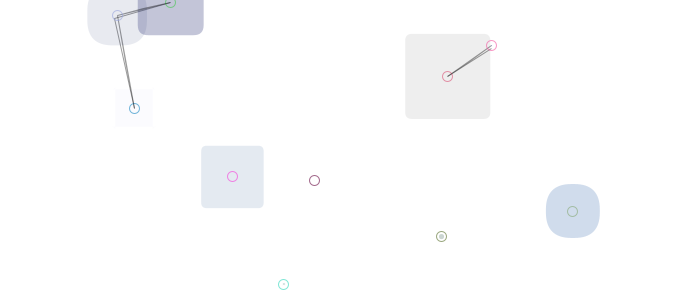
Frame 1 (no input)
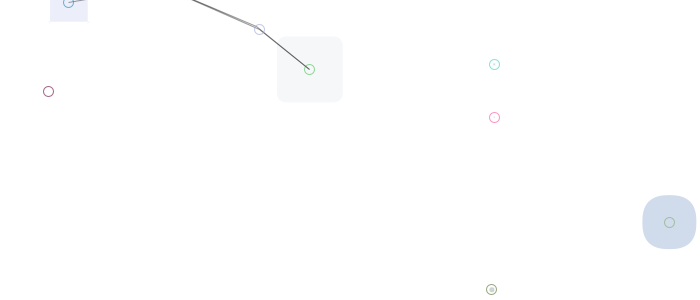
Frame 60 (the mouse pressed at the canvas centre just before this capture)
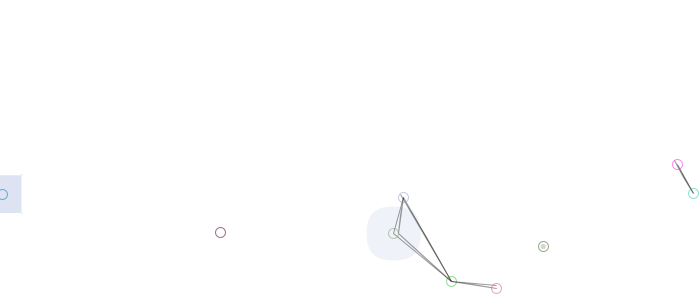
Frame 120 (the mouse held since frame 60 and released just before this capture)

The Processing sketch that drew these frames (run headless with seeded random() and noise(); from frame 60 on, the mouse is pressed at the canvas centre):

// Processing sketch: processing_122961
// ── processing_122961.pde

//Emergence practice by class & array  
//When released mouse ,the rectangle(circle Cape rectangular) 
//will add,and every rectangles center point will connect with
//the point of intersection.
//Reference : colliding_circles2 by professor chien
//Chiming Lu

int num = 10;
Rect[]rectArray= {
};

void setup() {
  size(700, 300);
  background(255);
  strokeWeight(1);
  fill(150, 20);
  drawRect();
  //frameRate(5);
}
void draw() {
  background(255);
  for (int t=0;t< rectArray.length;t++) {
    Rect thisRect = rectArray[t];
    thisRect.updateMe();
  }
}

void mouseReleased() {
  drawRect();
}

void drawRect() {
  for (int i=0 ; i<num ; i++) {
    Rect thisRect = new Rect();
    thisRect.drawMe();
    //Array add
    rectArray = (Rect[])append(rectArray, thisRect);
  }
}
class Rect {
  float x, y, c;
  float r;
  color linecol, fillcol;
  float alph;
  float xmove, ymove;

  Rect() {
    x = random(width);
    y = random(height);
    c = random(100)-10;
    r = random(50)-5;
    linecol = color(random(255), random(255), random(255));
    fillcol = color(random(40), random(100), random(240));
    alph = random(100);
    xmove = random(10) - 5;
    ymove = random(10) - 5;
  }

  void drawMe() {
    noStroke();
    fill(fillcol, alph);
    rectMode(CENTER);
    rect(x, y, c, c, r);  
    noFill();
    stroke(linecol, 150);
    ellipse(x, y, 10, 10);
  }
  void updateMe() {
    x +=xmove;
    y += ymove;
    
    if (x > (width+c)) { 
      //x=0-c;
      xmove=-xmove;
    }
    if (x < (0-c)) { 
      //x=width+c;
      xmove=-xmove;
    }
    if (y > (height+c)) { 
      //y=0-c;
      ymove=-ymove;
    }
    if (y < (0-c)) { 
      //y=height+c;
      ymove=-ymove;
    }
boolean touching =false;
for(int t=0;t<rectArray.length;t++){
  Rect otherRect = rectArray[t];
  if(otherRect !=this){
    float dis = dist(x,y,otherRect.x,otherRect.y);
    float overlap = dis-c-otherRect.c;  
 if(overlap<0){
   
   float midx,midy;
   midx=(x+otherRect.x)/2;
   midy=(y+otherRect.y)/2;
   stroke(0,100);
   noFill();
   overlap*=-1;
   triangle(midx,midy,x,y,otherRect.x,otherRect.y);
    touching = true;

    }
  }
}
if(touching){
  if(alph>0){
    alph--;
  }
}else{
  if(alph<50){
    alph+=1;
  }
  
}    
    drawMe();
  }
}
